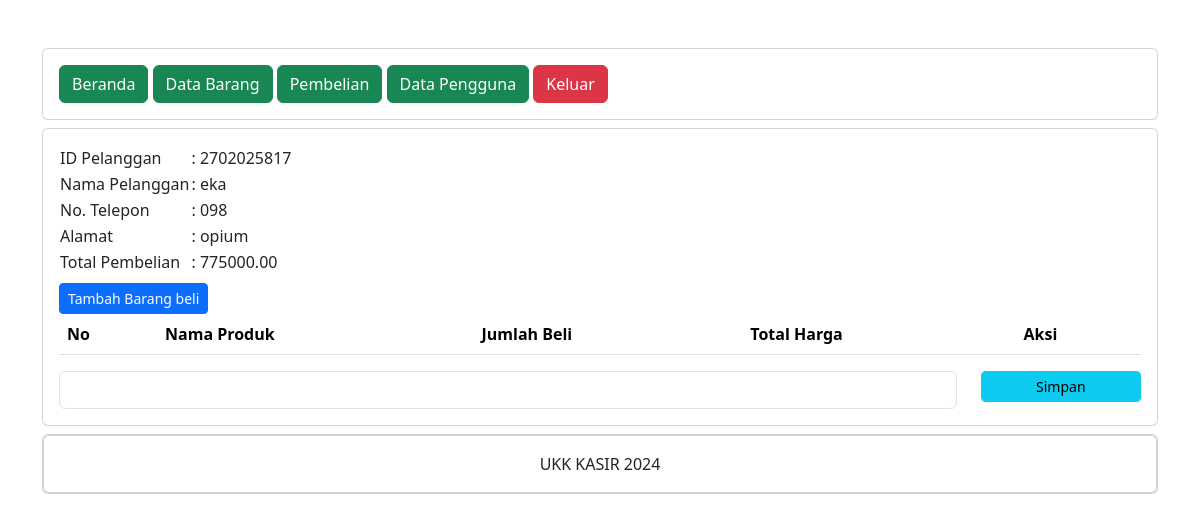
The page /administrator/detail_pembelian.php?PelangganID=2702025817 (signed in) on the database its author committed.
### tables this page shows
CREATE TABLE `penjualan` (
  `PenjualanID` int(11) NOT NULL,
  `TanggalPenjualan` date NOT NULL,
  `TotalHarga` decimal(10,2) NOT NULL,
  `PelangganID` int(11) UNSIGNED NOT NULL
);

CREATE TABLE `pelanggan` (
  `PelangganID` int(11) UNSIGNED NOT NULL,
  `NamaPelanggan` varchar(255) NOT NULL,
  `Alamat` text NOT NULL,
  `NomorTelepon` varchar(255) NOT NULL
);

### administrator/detail_pembelian.php (the view, shortened to what this page needs)
<?php
include 'header.php';
include 'navbar.php';
?>
<div class="card mt-2">
  <div class="card-body">
    <?php
    include '../koneksi.php';
    $PelangganID = $_GET['PelangganID'];
    $data = mysqli_query($koneksi, "SELECT * FROM pelanggan INNER JOIN penjualan ON pelanggan.PelangganID=penjualan.PelangganID");
    while($d = mysqli_fetch_array($data)){?>
    <?php if($d['PelangganID'] == $PelangganID) {?>
      <table>
        <tr>
          <td>ID Pelanggan</td>
          <td>: <?php echo $d['PelangganID']; ?></td>
        </tr>
        <tr>
          <td>Nama Pelanggan</td>
          <td>: <?php echo $d['NamaPelanggan']; ?></td>
        </tr>
        <tr>
          <td>No. Telepon</td>
          <td>: <?php echo $d['NomorTelepon']; ?></td>
        </tr>
        <tr>
          <td>Alamat</td>
          <td>: <?php echo $d['Alamat']; ?></td>
        </tr>
        <tr>
          <td>Total Pembelian</td>
          <td>: <?php echo $d['TotalHarga']; ?></td>
        </tr>
      </table>
      <form action="tambah_detail_penjualan.php" method="post">
        <button type="submit" class="btn btn-primary btn-sm mt-2"> Tambah Barang beli</button>
      </form>
      <table class="table">
        <thead>
          <tr>
            <th>No</th>
            <th>Nama Produk</th>
            <th>Jumlah Beli</th>
            <th>Total Harga</th>
            <th>Aksi</th>
          </tr>
        </thead>
      </table>
      <form action="simpan_total_harga.php" method="post">
        <?php
        include '../koneksi.php';
        $detailpenjualan = mysqli_query($koneksi, "SELECT SUM(Subtotal) AS TotalHarga From detailpenjualan where PenjualanID='$d[PenjualanID]'");
        $row = mysqli_fetch_assoc($detailpenjualan);
        $sum = $row['TotalHarga'];
        ?>
        <div class="row">
          <div class="col-sm-10">
            <div class="form-group">
              <input type="text" class="form-control" name="TotalHarga" value="<?php echo $sum; ?>">
            </div>
          </div>
          <div class="col-sm-2">
            <div class="form-group">
              <button type="submit" class="btn btn-info btn-sm form-control">Simpan</button>
            </div>
          </div>
        </div>
      </form>
    <?php } else { ?>
      <?php
    }
    }
    ?>
  </div>
</div>
<?php
include 'footer.php';
?>

### rows shown on the page
penjualan: PelangganID "2702025817", PelangganID.NamaPelanggan "eka", PelangganID.NomorTelepon "098", PelangganID.Alamat "opium", TotalHarga "775000.00"
